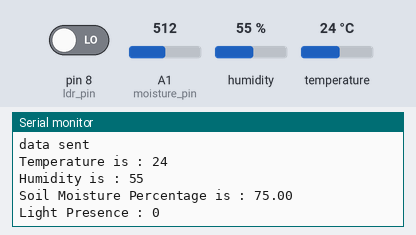
A sketch run on a simulated Arduino Uno, built with avr-gcc and run on an emulated ATmega328P. Shown: the last lines printed to the serial monitor. The test bench sets the inputs (shaded band); at power-on: A1 (moisture_pin) = 512, pin 8 (ldr_pin) LOW, humidity 55 %, temperature 24 °C. WiFi joins after 1.5 s; servers stay silent unless stated.

Above: at 18.3 s.
18.4 s: A1 (moisture_pin) set to 360
At 20.6 s:
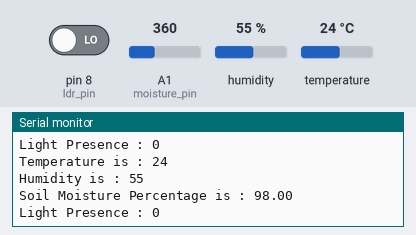
26.2 s: A1 (moisture_pin) set to 333
At 30.4 s:
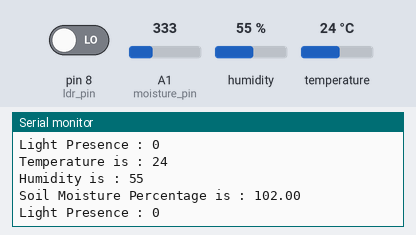
Timing chart, 0 to 31.9 s (numbered marks = the images above; inputs shaded):
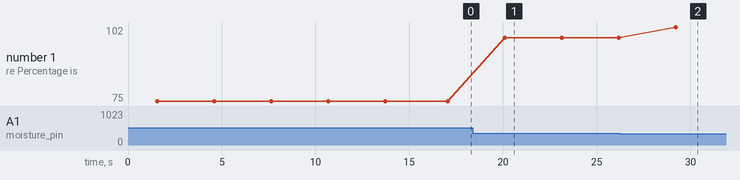

The sketch:

Final_Sender.ino
```cpp
#include <ThingSpeak.h>
#include <SPI.h>
#include <Ethernet.h>
#include <DHT.h>

DHT dht;
const int moisture_pin = A1;
const int ldr_pin = 8;
int soil_moisture;
float soil_moisture_percentage;
int ldr_value;

unsigned long lastConnectionTime = 0;
const unsigned long postingInterval = 15L * 1000L;

byte mac[] = { 0xDE, 0xAD, 0xBE, 0xEF, 0xFE, 0xED};
EthernetClient client;

unsigned long myChannelNumber = 473770;
const char * myWriteAPIKey = "B7CWBGOCWES3KPMD";

void setup()
{
  Serial.begin(9600);
  while(!Serial);

  dht.setup(2);
  pinMode(moisture_pin,INPUT);
  pinMode(ldr_pin,INPUT);

  if (Ethernet.begin(mac) == 0)
  {
    Serial.println("Unable to configure Ethernet using DHCP");
    while(true);
  }
  Serial.println("Ethernet configured via DHCP");
  ThingSpeak.begin(client);
}
void loop() {

  int humidity = dht.getHumidity();
  int temperature = dht.getTemperature();

  soil_moisture = analogRead(moisture_pin);
  soil_moisture_percentage = map(soil_moisture,1023,350,0,100);
  ldr_value = digitalRead(ldr_pin);

  Serial.print("Temperature is : ");
  Serial.println(temperature);
  Serial.print("Humidity is : ");
  Serial.println(humidity);
  Serial.print("Soil Moisture Percentage is : ");
  Serial.println(soil_moisture_percentage);
  Serial.print("Light Presence : ");
  Serial.println(ldr_value);
  delay(3000);

  if (millis() - lastConnectionTime > postingInterval)
  {
    ThingSpeak.setField(1,temperature);
    ThingSpeak.setField(2,humidity);
    ThingSpeak.setField(3,soil_moisture_percentage);
    ThingSpeak.setField(4,ldr_value);
    ThingSpeak.writeFields(myChannelNumber, myWriteAPIKey);
    lastConnectionTime = millis();
    Serial.println("data sent");
  }
}
```

Measured:
- after the input at 18.4 s, the serial monitor: prints a new line after 1.7 s (image 1)
- after the input at 26.2 s, the serial monitor: prints a new line after 3.0 s (image 2)
- plotted number 1: 75 → 98 after the input at 18.4 s, 98 → 102 after the input at 26.2 s
